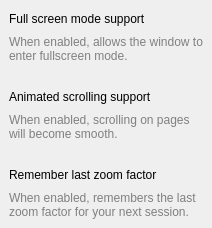
            <widget class="QFrame" name="frame_2">
             <property name="frameShape">
              <enum>QFrame::NoFrame</enum>
             </property>
             <property name="frameShadow">
              <enum>QFrame::Raised</enum>
             </property>
             <layout class="QVBoxLayout" name="verticalLayout_12">
              <property name="leftMargin">
               <number>0</number>
              </property>
              <property name="topMargin">
               <number>0</number>
              </property>
              <property name="rightMargin">
               <number>0</number>
              </property>
              <property name="bottomMargin">
               <number>0</number>
              </property>
              <item>
               <widget class="QFrame" name="SettingBox3">
                <property name="frameShape">
                 <enum>QFrame::NoFrame</enum>
                </property>
                <property name="frameShadow">
                 <enum>QFrame::Raised</enum>
                </property>
                <layout class="QVBoxLayout" name="verticalLayout_13">
                 <item>
                  <layout class="QHBoxLayout" name="horizontalLayout_7">
                   <item>
                    <widget class="BodyLabel" name="BodyLabel_9">
                     <property name="text">
                      <string>Full screen mode support</string>
                     </property>
                    </widget>
                   </item>
                   <item>
                    <spacer name="horizontalSpacer_5">
                     <property name="orientation">
                      <enum>Qt::Horizontal</enum>
                     </property>
                     <property name="sizeHint" stdset="0">
                      <size>
                       <width>40</width>
                       <height>20</height>
                      </size>
                     </property>
                    </spacer>
                   </item>
                   <item>
                    <widget class="SwitchButton" name="SwitchButton_5" native="true">
                     <property name="layoutDirection">
                      <enum>Qt::RightToLeft</enum>
                     </property>
                     <property name="checked" stdset="0">
                      <bool>false</bool>
                     </property>
                    </widget>
                   </item>
                  </layout>
                 </item>
                 <item>
                  <widget class="BodyLabel" name="BodyLabel_33">
                   <property name="text">
                    <string>&lt;html&gt;&lt;head/&gt;&lt;body&gt;&lt;p&gt;&lt;span style=&quot; color:#808080;&quot;&gt;When enabled, allows the window to enter fullscreen mode.&lt;/span&gt;&lt;/p&gt;&lt;/body&gt;&lt;/html&gt;</string>
                   </property>
                   <property name="wordWrap">
                    <bool>true</bool>
                   </property>
                  </widget>
                 </item>
                </layout>
               </widget>
              </item>
              <item>
               <widget class="QFrame" name="SettingBox4">
                <property name="frameShape">
                 <enum>QFrame::NoFrame</enum>
                </property>
                <property name="frameShadow">
                 <enum>QFrame::Raised</enum>
                </property>
                <layout class="QVBoxLayout" name="verticalLayout_11">
                 <item>
                  <layout class="QHBoxLayout" name="horizontalLayout_8">
                   <item>
                    <widget class="BodyLabel" name="BodyLabel_11">
                     <property name="text">
                      <string>Animated scrolling support</string>
                     </property>
                    </widget>
                   </item>
                   <item>
                    <spacer name="horizontalSpacer_6">
                     <property name="orientation">
                      <enum>Qt::Horizontal</enum>
                     </property>
                     <property name="sizeHint" stdset="0">
                      <size>
                       <width>40</width>
                       <height>20</height>
                      </size>
                     </property>
                    </spacer>
                   </item>
                   <item>
                    <widget class="SwitchButton" name="SwitchButton_6" native="true">
                     <property name="layoutDirection">
                      <enum>Qt::RightToLeft</enum>
                     </property>
                    </widget>
                   </item>
                  </layout>
                 </item>
                 <item>
                  <widget class="BodyLabel" name="BodyLabel_34">
                   <property name="text">
                    <string>&lt;html&gt;&lt;head/&gt;&lt;body&gt;&lt;p&gt;&lt;span style=&quot; color:#808080;&quot;&gt;When enabled, scrolling on pages will become smooth.&lt;/span&gt;&lt;/p&gt;&lt;/body&gt;&lt;/html&gt;</string>
                   </property>
                   <property name="wordWrap">
                    <bool>true</bool>
                   </property>
                  </widget>
                 </item>
                </layout>
               </widget>
              </item>
              <item>
               <widget class="QFrame" name="SettingBox8">
                <property name="frameShape">
                 <enum>QFrame::NoFrame</enum>
                </property>
                <property name="frameShadow">
                 <enum>QFrame::Raised</enum>
                </property>
                <layout class="QVBoxLayout" name="verticalLayout_17">
                 <item>
                  <layout class="QHBoxLayout" name="horizontalLayout_10">
                   <item>
                    <widget class="BodyLabel" name="BodyLabel_13">
                     <property name="text">
                      <string>Remember last zoom factor</string>
                     </property>
                    </widget>
                   </item>
                   <item>
                    <spacer name="horizontalSpacer_9">
                     <property name="orientation">
                      <enum>Qt::Horizontal</enum>
                     </property>
                     <property name="sizeHint" stdset="0">
                      <size>
                       <width>40</width>
                       <height>20</height>
                      </size>
                     </property>
                    </spacer>
                   </item>
                   <item>
                    <widget class="SwitchButton" name="SwitchButton_8" native="true">
                     <property name="layoutDirection">
                      <enum>Qt::RightToLeft</enum>
                     </property>
                    </widget>
                   </item>
                  </layout>
                 </item>
                 <item>
                  <widget class="BodyLabel" name="BodyLabel_22">
                   <property name="text">
                    <string>&lt;html&gt;&lt;head/&gt;&lt;body&gt;&lt;p&gt;&lt;span style=&quot; color:#808080;&quot;&gt;When enabled, remembers the last zoom factor for your next session.&lt;/span&gt;&lt;/p&gt;&lt;/body&gt;&lt;/html&gt;</string>
                   </property>
                   <property name="wordWrap">
                    <bool>true</bool>
                   </property>
                  </widget>
                 </item>
                </layout>
               </widget>
              </item>
             </layout>
            </widget>
